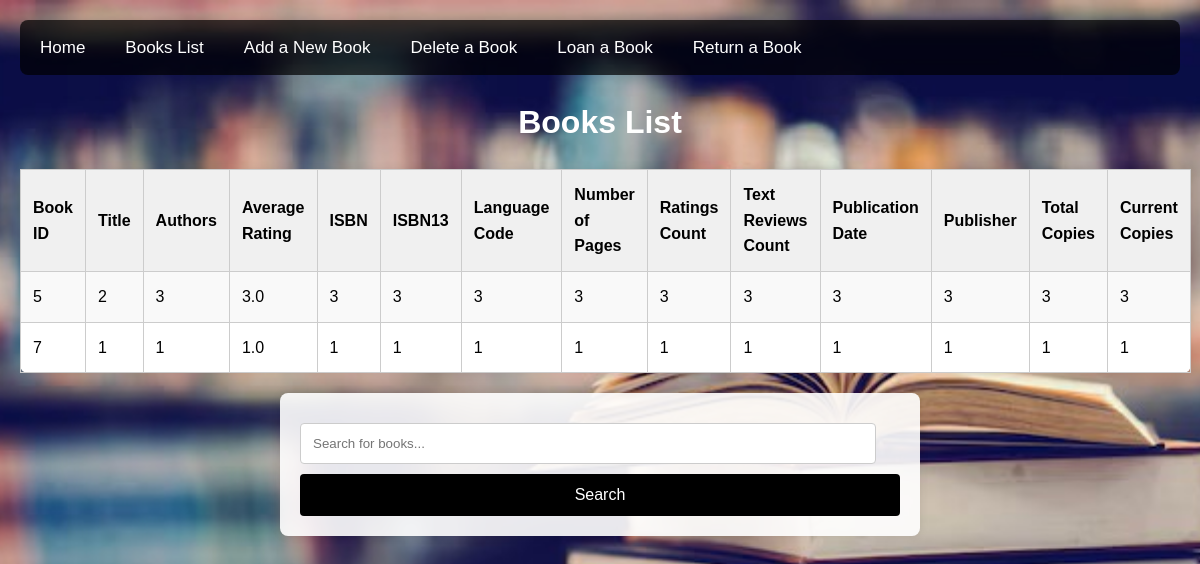
Before: /books_list with the older database file.
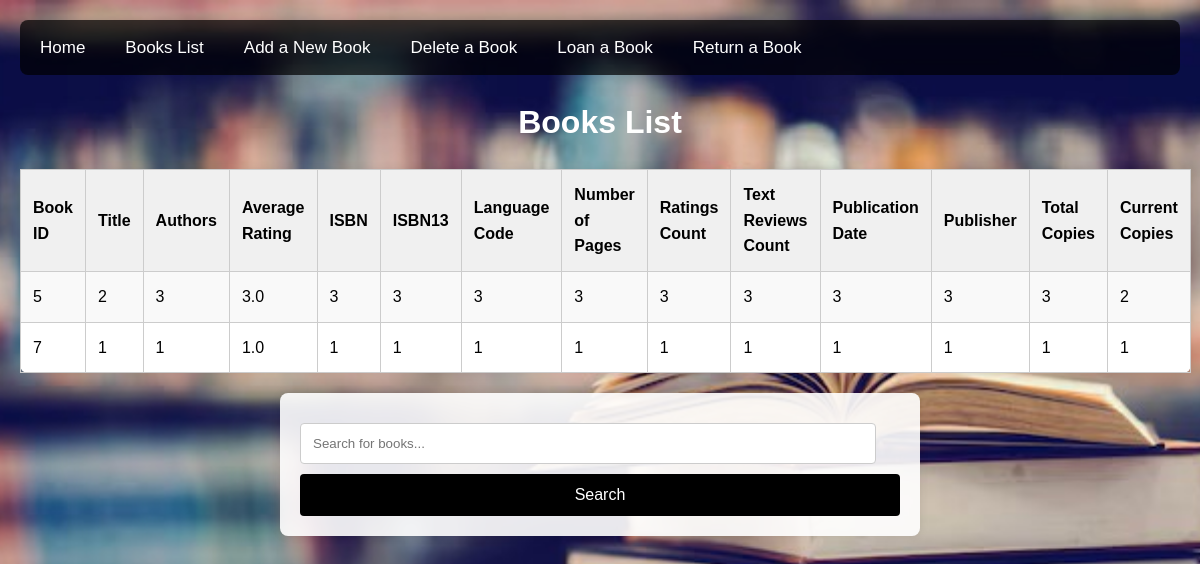
After: the same page with the newer database file.
### app.py (models this page shows, shortened)
class Books(db.Model):
    bookID = db.Column(db.String(250), primary_key=True, nullable=False)
    title = db.Column(db.String(250), nullable=False)
    authors = db.Column(db.String(250))
    average_rating = db.Column(db.String(250))
    isbn = db.Column(db.String(250))
    isbn13 = db.Column(db.String(250))
    language_code = db.Column(db.String(250))
    num_pages = db.Column(db.Integer)
    ratings_count = db.Column(db.Integer)
    text_reviews_count = db.Column(db.Integer)
    publication_date = db.Column(db.String(250))
    publisher = db.Column(db.String(250))
    no_of_copies_total = db.Column(db.Integer)
    no_of_copies_current = db.Column(db.Integer)

### app.py (the view)
@app.route('/books_list')
def books_list():
    books = Books.query.all()
    return render_template('books_list.html', books=books)

### templates/books_list.html (shortened to what this page needs)
<!DOCTYPE html>
<html lang="en">
<head>
    <link rel="stylesheet" href="/static/css/styles.css">
</head>
<body>
    <nav>
        <a href="./">Home</a>
        <a href="books_list">Books List</a>
        <a href="add_book">Add a New Book</a>
        <a href="delete_book">Delete a Book</a>
        <a href="loan_book">Loan a Book</a>
        <a href="return_book">Return a Book</a>
    </nav>
    <h1>Books List</h1>
    <table>
        <tr>
            <th>Book ID</th>
            <th>Title</th>
            <th>Authors</th>
            <th>Average Rating</th>
            <th>ISBN</th>
            <th>ISBN13</th>
            <th>Language Code</th>
            <th>Number of Pages</th>
            <th>Ratings Count</th>
            <th>Text Reviews Count</th>
            <th>Publication Date</th>
            <th>Publisher</th>
            <th>Total Copies</th>
            <th>Current Copies</th>
        </tr>
        {% for book in books %}
        <tr>
            <td>{{ book.bookID }}</td>
            <td>{{ book.title }}</td>
            <td>{{ book.authors }}</td>
            <td>{{ book.average_rating }}</td>
            <td>{{ book.isbn }}</td>
            <td>{{ book.isbn13 }}</td>
            <td>{{ book.language_code }}</td>
            <td>{{ book.num_pages }}</td>
            <td>{{ book.ratings_count }}</td>
            <td>{{ book.text_reviews_count }}</td>
            <td>{{ book.publication_date }}</td>
            <td>{{ book.publisher }}</td>
            <td>{{ book.no_of_copies_total }}</td>
            <td>{{ book.no_of_copies_current }}</td>
        </tr>
        {% endfor %}
    </table>
    <form action="{{ url_for('search') }}" method="get">
        <input type="text" name="query" placeholder="Search for books..." value="{{ request.args.get('query', '') }}">
        <button type="submit">Search</button>
    </form>
</body>
</html>

### static/css/styles.css (style rules this page uses)
html, body { height: 100%; margin: 0; }
body { font-family: Arial, sans-serif; background-image: url('/static/images/books.jpeg'); background-size: cover; background-position: center; background-repeat: no-repeat; background-attachment: fixed; color: #000; padding: 20px; line-height: 1.6; overflow-x: hidden; }
nav { background-color: rgba(0, 0, 0, 0.7); overflow: hidden; border-radius: 8px; margin-bottom: 20px; }
nav a { float: left; display: block; color: white; text-align: center; padding: 14px 20px; text-decoration: none; font-size: 17px; transition: background-color 0.3s ease; }
h1, h2 { color: #fff; text-align: center; }
form { background-color: rgba(255, 255, 255, 0.9); padding: 20px; margin-bottom: 20px; border-radius: 8px; box-shadow: 0 0 10px rgba(0, 0, 0, 0.1); max-width: 600px; margin-left: auto; margin-right: auto; }
input[type="text"], input[type="number"], input[type="date"] { margin: 10px 0; padding: 12px; width: calc(100% - 24px); box-sizing: border-box; border: 1px solid #ccc; border-radius: 4px; background-color: #fff; color: #000; }
button { padding: 12px; background-color: #000; color: white; border: none; border-radius: 4px; cursor: pointer; font-size: 16px; transition: background-color 0.3s ease; width: 100%; }
table { width: 100%; border-collapse: collapse; margin-bottom: 20px; background-color: #fff; border-radius: 8px; box-shadow: 0 0 10px rgba(0, 0, 0, 0.1); color: #000; }
table, th, td { border: 1px solid #ccc; }
th, td { padding: 12px; text-align: left; }
th { background-color: #f0f0f0; }
tr:nth-child(even) { background-color: #f9f9f9; }

Changed rows visible on the page:
changed Books id 5: no_of_copies_current "3" → "2"
